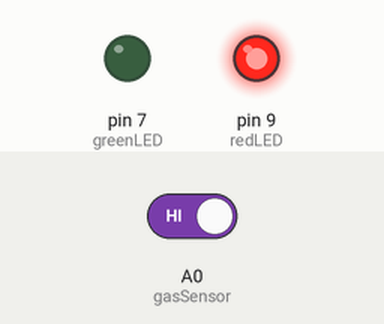
Simulated run of this sketch. Board: Arduino Uno, built with avr-gcc and run on an emulated ATmega328P. Parts: output pins drawn as LEDs (lit = HIGH). Inputs (shaded band) come from the test bench; at power-on: A0 (gasSensor) HIGH.

Above: at 1.2 s.
1.3 s: A0 (gasSensor) driven LOW
At 1.7 s:
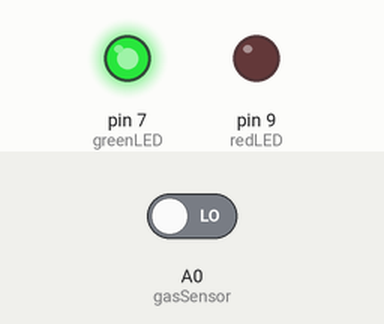
2.8 s: A0 (gasSensor) driven HIGH
At 4.0 s:
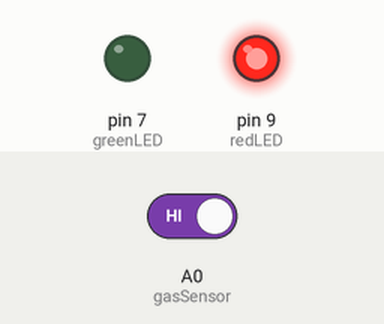
Timing chart, 0 to 5.8 s (numbered marks = the images above; inputs shaded):
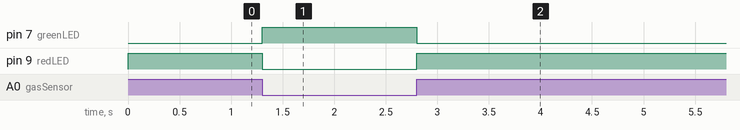

Measured:
- after the input at 1.3 s, pin 7 (greenLED): LOW → HIGH at once; pin 9 (redLED): HIGH → LOW at once
- after the input at 2.8 s, pin 7 (greenLED): HIGH → LOW at once; pin 9 (redLED): LOW → HIGH at once

The sketch:

MQ2_Test.ino
```cpp
#define redLED 9
#define greenLED 7
#define gasSensor A0
int gasStatus=0;

void setup(){
  pinMode(redLED, OUTPUT);	// initialize digital pin Red LED as an output.
  pinMode(greenLED, OUTPUT);  // initialize digital pin Red LED as an output.
  pinMode(gasSensor, INPUT);  // initialize gas sensor pin input.
  Serial.begin(9600);   // initialize serial for debugging
}

void loop(){
  gasStatus=digitalRead(gasSensor);
  if (gasStatus==0) {
    digitalWrite(redLED,LOW);
    digitalWrite(greenLED,HIGH);
  } else {
    digitalWrite(redLED,HIGH);
    digitalWrite(greenLED,LOW);
  }
}
```
